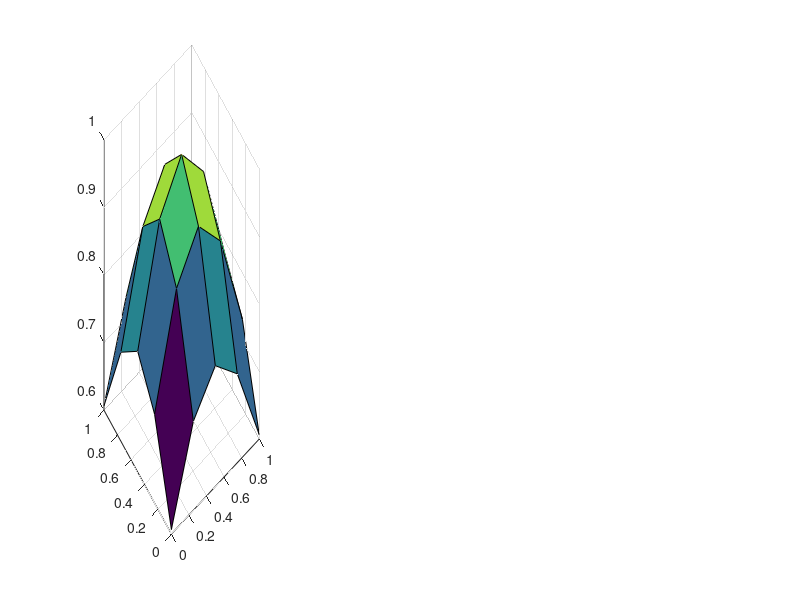

This chart was generated by the following MATLAB code: (Note: this script raises an error after producing the figure.)
[X,Y]=meshgrid(0:0.25:1,0:0.25:1);
Z=exp(-((X-1/2).^2+(Y-1/2).^2));
figure('name', 'Bonus')
subplot(1,3,1);
surf(X,Y,Z) % permet de visualiser la grille de points 3D
Grille=zeros(size(X,1),size(X,2),3);
Grille(:,:,1)=X;
Grille(:,:,2)=Y;
Grille(:,:,3)=Z;

% Echantillonage
pas = 1/20;
n = size(X,1); %5
tps = 1:n;
echantillon = [1:pas:tps(n)];


valeurs_x = [];
valeurs_y = [];
valeurs_z = [];

for j=1:n
    % fonction polynome de Lagrange
    x = arrayfun(@(x) Lagrange(x,tps,X(j,:)),echantillon); 
    z = arrayfun(@(x) Lagrange(x,tps,Z(j,:)),echantillon); 
   
    %y = Grille(j,1,2)*ones(1,length(x))
    valeurs_x = [valeurs_x ; x];
    valeurs_z = [valeurs_z ; z];
    
    y = Y(j,1)*ones(size(x));
    valeurs_y = [valeurs_y ; y];
    
end

subplot(1,3,2);
surf(valeurs_x,valeurs_y,valeurs_z)
title('Premiere Interpolation');


valeurs2_x = [];
valeurs2_y = [];
valeurs2_z = [];

m = size(valeurs_x,2);


for j=1:m
    % fonction polynome de Lagrange 
    y = arrayfun(@(x) Lagrange(x,tps,valeurs_y(:,j)),echantillon); 
    z = arrayfun(@(x) Lagrange(x,tps,valeurs_z(:,j)),echantillon); 
    
    
    x = valeurs_x(1,j)*ones(size(y));
    valeurs2_x = [valeurs2_x ; x];
    valeurs2_y = [valeurs2_y ; y];
    valeurs2_z = [valeurs2_z ; z];
end

subplot(1,3,3);
surf(valeurs2_x,valeurs2_y,valeurs2_z)
title('Seconde interpolation');


